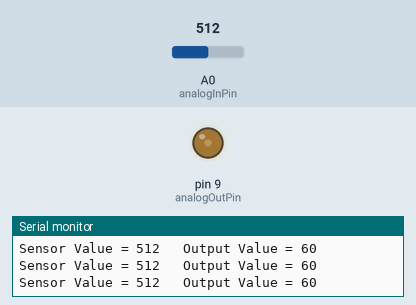
Recording of a sketch running on a simulated Arduino Uno, built with avr-gcc and run on an emulated ATmega328P. On the bench: output pins drawn as LEDs (lit = HIGH), the last lines printed to the serial monitor. Inputs (shaded band) come from the test bench; at power-on: A0 (analogInPin) = 512.

Above: at 1.2 s.
1.3 s: A0 (analogInPin) set to 900
At 2.0 s:
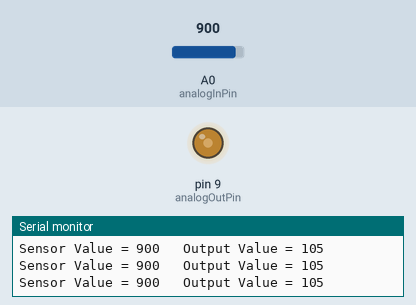
2.8 s: A0 (analogInPin) set to 0
At 4.0 s:
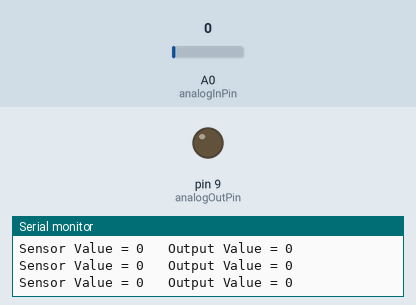
4.3 s: A0 (analogInPin) set to 7
7.3 s: A0 (analogInPin) set to 10
At 8.5 s:
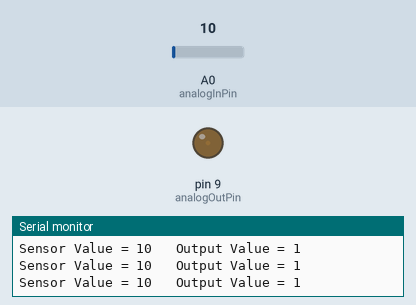
Timing chart, 0 to 10.3 s (numbered marks = the images above; inputs shaded):
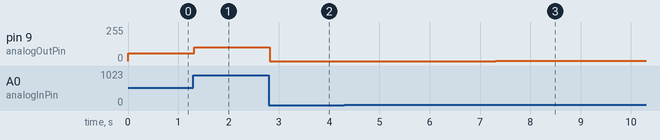

Measured:
- after the input at 1.3 s, pin 9 (analogOutPin): 60/255 → 105/255 at once
- after the input at 2.8 s, pin 9 (analogOutPin): 105/255 → 0/255 at once
- after the input at 7.3 s, pin 9 (analogOutPin): 0/255 → 1/255 at once

The sketch:

20260206_Centrifuge_Demo.ino
```cpp
/*
 * Arduino PWM with Potentiometer
 * Reads an analog input pin, maps the result to a range from 0 to 255,
 * and uses the result to set the pulse width modulation (PWM) of an output pin.
 */

// These constants won't change:
const int analogInPin = A0;   // Analog input pin that the potentiometer is attached to
const int analogOutPin = 9;  // Analog output pin that the LED is attached to (must be PWM pin, e.g., 3, 5, 6, 9, 10, or 11 on Uno)

// Speed cap (PWM limit)
const int maxPWM = 120;      // <-- adjust this to a safe value (0–255)

int sensorValue = 0;        // value read from the pot
int outputValue = 0;        // value output to the PWM (analog out)

void setup() {
  // Initialize serial communications at 9600 bps for debugging:
  Serial.begin(9600);
}

void loop() {
  // Read the analog in value:
  sensorValue = analogRead(analogInPin);

  // Map it to the range of the analog out, with speed cap (0-1023 -> 0-maxPWM):
  outputValue = map(sensorValue, 0, 1023, 0, maxPWM);

  // Change the analog out value:
  analogWrite(analogOutPin, outputValue);

  // Print the results to the Serial Monitor:
  Serial.print("Sensor Value = ");
  Serial.print(sensorValue);
  Serial.print("\t Output Value = ");
  Serial.println(outputValue);

  // Wait a little bit so the serial monitor is not flooded
  delay(10);
}
```
